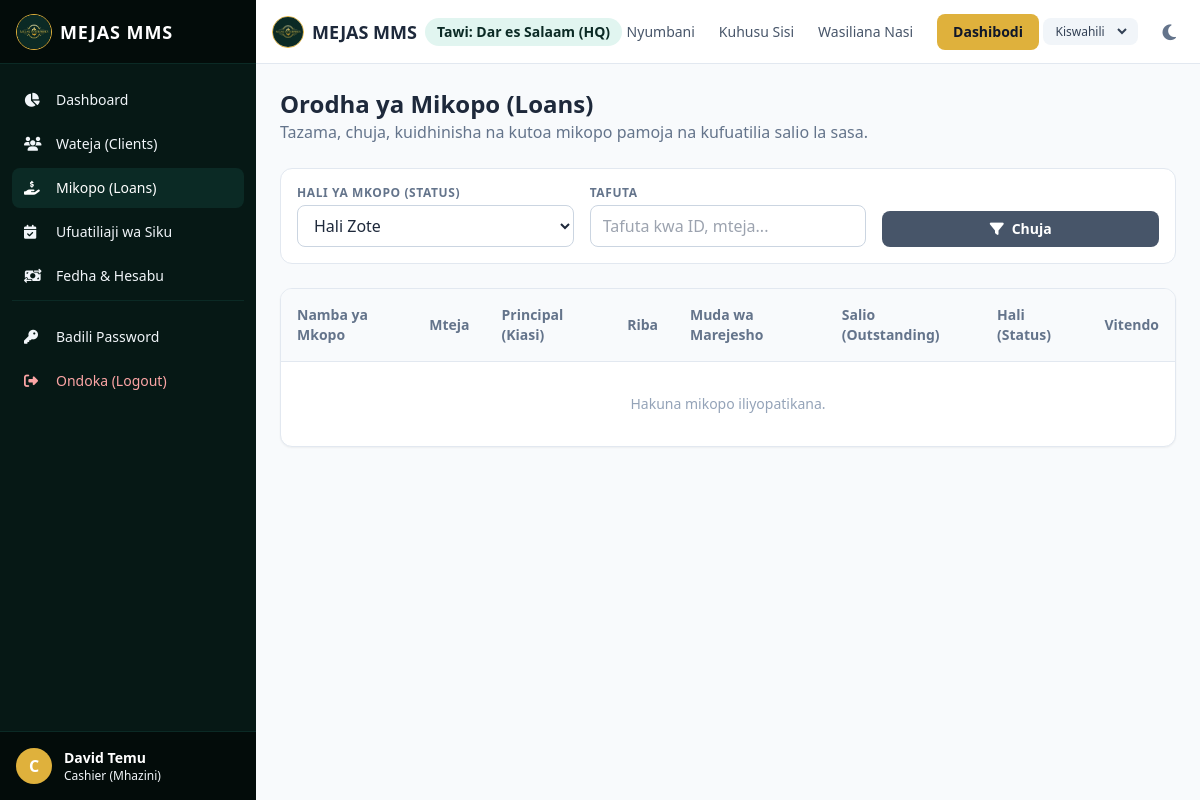
Page /sw/loans/ (signed in) on the earlier database version.
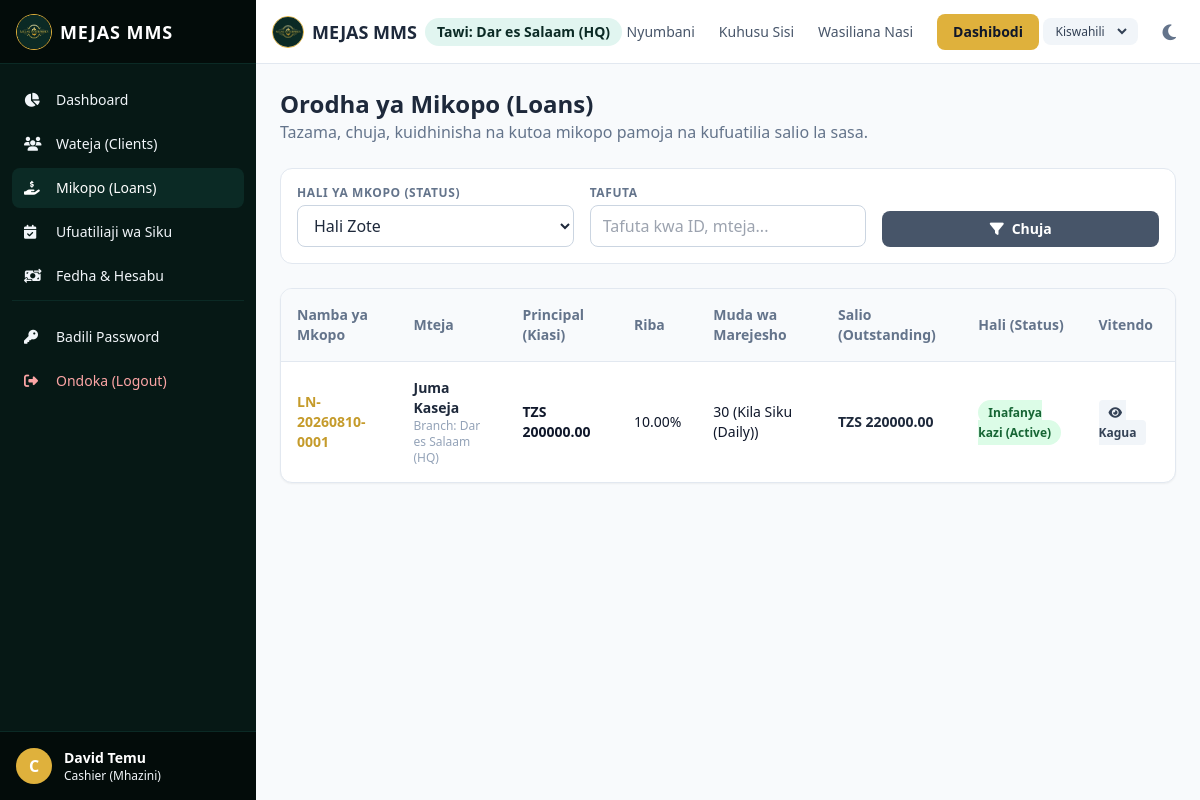
Same page on the later database version.
### mms_app/models.py (models this page shows, shortened)
class Loan(models.Model):
    class Frequency(models.TextChoices):
        DAILY = "DAILY", _("Kila Siku (Daily)")
        WEEKLY = "WEEKLY", _("Kila Wiki (Weekly)")
        MONTHLY = "MONTHLY", _("Kila Mwezi (Monthly)")
    class Status(models.TextChoices):
        PENDING = "PENDING", _("Inayosubiri Kuidhinishwa (Pending)")
        APPROVED = "APPROVED", _("Imeidhinishwa (Approved)")
        REJECTED = "REJECTED", _("Imekataliwa (Rejected)")
        ACTIVE = "ACTIVE", _("Inafanya kazi (Active)")
        COMPLETED = "COMPLETED", _("Imelipwa Kamili (Completed/Paid Off)")
        OVERDUE = "OVERDUE", _("Iliyochelewa (Overdue)")
        DEFAULTED = "DEFAULTED", _("Chechefu (Defaulted)")
    loan_id = models.CharField(_("Loan ID"), max_length=50, unique=True, blank=True)
    client = models.ForeignKey(
        User,
        on_delete=models.CASCADE,
        related_name="client_loans",
        limit_choices_to={"role": User.Role.CLIENT},
        verbose_name=_("Client"),
    )
    officer = models.ForeignKey(
        User,
        on_delete=models.SET_NULL,
        null=True,
        blank=True,
        related_name="officer_loans",
        limit_choices_to={"role": User.Role.OFFICER},
        verbose_name=_("Loan Officer"),
    )
    branch = models.ForeignKey(
        Branch,
        on_delete=models.CASCADE,
        related_name="loans",
        verbose_name=_("Branch"),
    )
    principal_amount = models.DecimalField(_("Principal Amount"), max_digits=12, decimal_places=2)
    interest_rate = models.DecimalField(_("Interest Rate (%)"), max_digits=5, decimal_places=2)
    duration = models.IntegerField(_("Duration (Installments Count)"))
    frequency = models.CharField(
        _("Repayment Frequency"),
        max_length=15,
        choices=Frequency.choices,
        default=Frequency.DAILY,
    )
    total_repayable = models.DecimalField(_("Total Repayable"), max_digits=12, decimal_places=2, blank=True, null=True)
    installment_amount = models.DecimalField(_("Installment Amount"), max_digits=12, decimal_places=2, blank=True, null=True)
    balance = models.DecimalField(_("Outstanding Balance"), max_digits=12, decimal_places=2, blank=True, null=True)
    status = models.CharField(
        _("Status"),
        max_length=20,
        choices=Status.choices,
        default=Status.PENDING,
    )
    application_date = models.DateField(_("Application Date"), default=timezone.now)
    approval_date = models.DateField(_("Approval Date"), blank=True, null=True)
    approved_by = models.ForeignKey(
        User,
        on_delete=models.SET_NULL,
        null=True,
        blank=True,
        related_name="approved_loans",
        verbose_name=_("Approved By"),
    )
    disbursement_date = models.DateField(_("Disbursement Date"), blank=True, null=True)
    disbursed_by = models.ForeignKey(
        User,
        on_delete=models.SET_NULL,
        null=True,
        blank=True,
        related_name="disbursed_loans",
        verbose_name=_("Disbursed By"),
    )
    penalty_rate = models.DecimalField(_("Late Penalty Rate (%)"), max_digits=5, decimal_places=2, default=0.0)
    penalty_accumulated = models.DecimalField(_("Accumulated Penalty"), max_digits=12, decimal_places=2, default=0.0)
    created_at = models.DateTimeField(auto_now_add=True)
    updated_at = models.DateTimeField(auto_now=True)
    class Meta:
        verbose_name = _("Loan")
        verbose_name_plural = _("Loans")

class User(AbstractUser):
    class Role(models.TextChoices):
        CEO = "CEO", _("CEO / Admin")
        ADMIN = "ADMIN", _("Administrator")
        MANAGER = "MANAGER", _("Manager")
        CASHIER = "CASHIER", _("Cashier (Mhazini)")
        OFFICER = "OFFICER", _("Loan Officer")
        CLIENT = "CLIENT", _("Mteja (Client)")
    role = models.CharField(
        _("User Role"),
        max_length=20,
        choices=Role.choices,
        default=Role.CLIENT,
    )
    branch = models.ForeignKey(
        Branch,
        on_delete=models.SET_NULL,
        null=True,
        blank=True,
        related_name="users",
        verbose_name=_("Branch"),
    )
    phone = models.CharField(_("Phone Number"), max_length=20, blank=True, null=True)
    nida = models.CharField(_("NIDA ID Number"), max_length=20, blank=True, null=True)
    photo = models.ImageField(_("Photo"), upload_to="user_photos/", blank=True, null=True)
    class Meta:
        verbose_name = _("User")
        verbose_name_plural = _("Users")

class Branch(models.Model):
    name = models.CharField(_("Branch Name"), max_length=100)
    location = models.CharField(_("Location"), max_length=150, blank=True, null=True)
    created_at = models.DateTimeField(auto_now_add=True)
    class Meta:
        verbose_name = _("Branch")
        verbose_name_plural = _("Branches")

### mms_app/views.py (the view)
# urls.py: path("loans/", views.loan_list_view, name="loan_list"),
@login_required
def loan_list_view(request):
    user = request.user
    loans = Loan.objects.all().order_by("-created_at")
    if user.role == User.Role.CLIENT:
        loans = loans.filter(client=user)
    elif user.role == User.Role.OFFICER:
        loans = loans.filter(officer=user)
    elif user.role == User.Role.CASHIER:
        if user.branch:
            loans = loans.filter(branch=user.branch)
    status_filter = request.GET.get("status", "")
    search_query = request.GET.get("q", "")
    if status_filter:
        loans = loans.filter(status=status_filter)
    if search_query:
        loans = loans.filter(
            Q(loan_id__icontains=search_query) |
            Q(client__first_name__icontains=search_query) |
            Q(client__last_name__icontains=search_query)
        )
    return render(request, "loans/loan_list.html", {
        "loans": loans,
        "status_filter": status_filter,
        "search_query": search_query
    })

### templates/loans/loan_list.html (shortened to what the changed rows need)
{% extends 'base.html' %}
{% load i18n l10n %}
{% block content %}
<div class="space-y-6">
    <div class="flex flex-col md:flex-row md:items-center md:justify-between gap-4">
        <div>
            <h2 class="text-2xl font-bold text-slate-800 dark:text-white">{% translate "Orodha ya Mikopo (Loans)" %}</h2>
        </div>
    </div>
    <div class="bg-white dark:bg-slate-800 rounded-xl shadow-sm border border-slate-200 dark:border-slate-700 overflow-hidden">
        <div class="overflow-x-auto">
            <table class="w-full text-left text-sm border-collapse">
                <thead>
                    <tr class="bg-slate-50 dark:bg-slate-900 border-b border-slate-200 dark:border-slate-700 text-slate-500 font-bold">
                        <th class="p-4">{% translate "Namba ya Mkopo" %}</th>
                        <th class="p-4">{% translate "Mteja" %}</th>
                        <th class="p-4">{% translate "Principal (Kiasi)" %}</th>
                        <th class="p-4">{% translate "Riba" %}</th>
                        <th class="p-4">{% translate "Muda wa Marejesho" %}</th>
                        <th class="p-4">{% translate "Salio (Outstanding)" %}</th>
                        <th class="p-4">{% translate "Hali (Status)" %}</th>
                        <th class="p-4">{% translate "Vitendo" %}</th>
                    </tr>
                </thead>
                <tbody class="divide-y divide-slate-100 dark:divide-slate-800">
                    {% for l in loans %}
                    <tr class="hover:bg-slate-50 dark:hover:bg-slate-850">
                        <td class="p-4 font-semibold text-brand-600">{{ l.loan_id }}</td>
                        <td class="p-4">
                            <div class="font-semibold text-slate-800 dark:text-white">{{ l.client.get_full_name }}</div>
                            <div class="text-xs text-slate-400">Branch: {{ l.branch.name }}</div>
                        </td>
                        <td class="p-4 font-semibold">TZS {{ l.principal_amount|localize }}</td>
                        <td class="p-4">{{ l.interest_rate }}%</td>
                        <td class="p-4">{{ l.duration }} ({{ l.get_frequency_display }})</td>
                        <td class="p-4 font-bold text-slate-800 dark:text-slate-200">TZS {{ l.balance|localize }}</td>
                        <td class="p-4">
                            <span class="px-2.5 py-1 text-xs font-semibold rounded-full
                                {% if l.status == 'ACTIVE' %}bg-green-100 text-green-800
                                {% elif l.status == 'COMPLETED' %}bg-blue-100 text-blue-800
                                {% elif l.status == 'OVERDUE' %}bg-red-100 text-red-800
                                {% elif l.status == 'PENDING' %}bg-amber-100 text-amber-800
                                {% else %}bg-slate-100 text-slate-800{% endif %}">
                                {{ l.get_status_display }}
                            </span>
                        </td>
                        <td class="p-4">
                            <a href="{% url 'loan_detail' l.pk %}" class="px-2.5 py-1 text-xs bg-slate-100 dark:bg-slate-700 text-slate-700 dark:text-slate-200 rounded font-semibold hover:underline">
                                <i class="fa-solid fa-eye mr-1"></i>{% translate "Kagua" %}
                            </a>
                        </td>
                    </tr>
                    {% empty %}
                    <tr>
                        <td colspan="8" class="p-8 text-center text-slate-400">{% translate "Hakuna mikopo iliyopatikana." %}</td>
                    </tr>
                    {% endfor %}
                </tbody>
            </table>
        </div>
    </div>
</div>
{% endblock %}

Differences in the rows shown:
added Loan: loan_id "LN-20260810-0001", client.get_full_name "Juma Kaseja", branch.name "Dar es Salaam (HQ)", principal_amount "200000.00", interest_rate "10.00", duration "30", frequency "Kila Siku (Daily)", balance "220000.00", status "Inafanya kazi (Active)"
Other differences:
text no longer shown: "Hakuna mikopo iliyopatikana."
